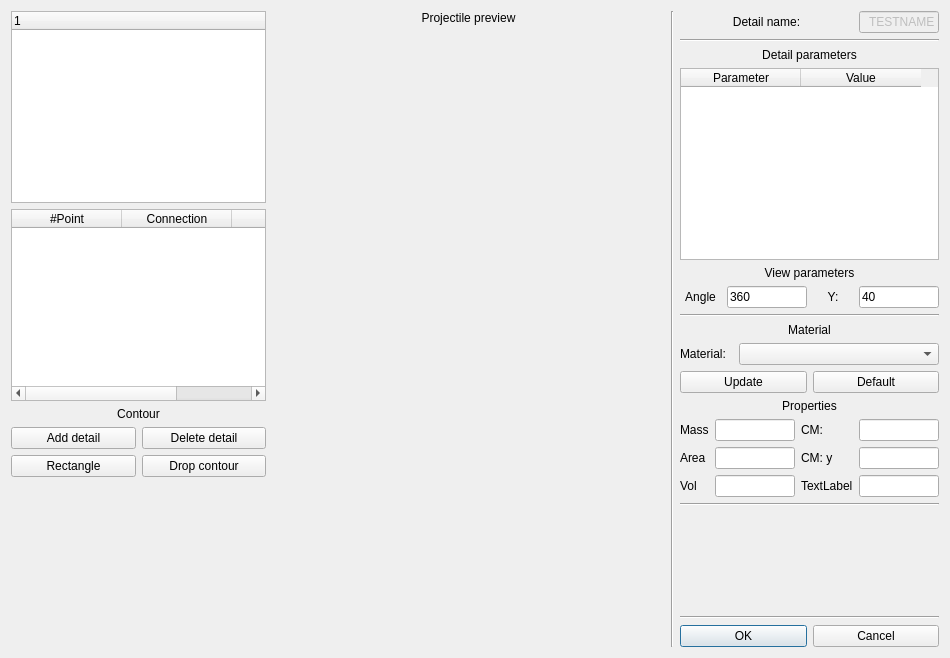
<?xml version="1.0" encoding="UTF-8"?>
<ui version="4.0">
 <class>wid_addproj</class>
 <widget class="QWidget" name="wid_addproj">
  <property name="geometry">
   <rect>
    <x>0</x>
    <y>0</y>
    <width>950</width>
    <height>658</height>
   </rect>
  </property>
  <property name="minimumSize">
   <size>
    <width>950</width>
    <height>0</height>
   </size>
  </property>
  <property name="windowTitle">
   <string>Projectile Assembly</string>
  </property>
  <layout class="QHBoxLayout" name="horizontalLayout">
   <item>
    <layout class="QVBoxLayout" name="verticalLayout">
     <item>
      <widget class="QTreeWidget" name="tre_details">
       <property name="sizePolicy">
        <sizepolicy hsizetype="Minimum" vsizetype="Minimum">
         <horstretch>0</horstretch>
         <verstretch>0</verstretch>
        </sizepolicy>
       </property>
       <property name="minimumSize">
        <size>
         <width>255</width>
         <height>0</height>
        </size>
       </property>
       <property name="maximumSize">
        <size>
         <width>255</width>
         <height>16777215</height>
        </size>
       </property>
       <column>
        <property name="text">
         <string notr="true">1</string>
        </property>
       </column>
      </widget>
     </item>
     <item>
      <widget class="QTableWidget" name="tbl_points">
       <property name="sizePolicy">
        <sizepolicy hsizetype="Minimum" vsizetype="Expanding">
         <horstretch>0</horstretch>
         <verstretch>0</verstretch>
        </sizepolicy>
       </property>
       <property name="minimumSize">
        <size>
         <width>255</width>
         <height>0</height>
        </size>
       </property>
       <property name="maximumSize">
        <size>
         <width>255</width>
         <height>16777215</height>
        </size>
       </property>
       <attribute name="horizontalHeaderDefaultSectionSize">
        <number>110</number>
       </attribute>
       <column>
        <property name="text">
         <string>#Point</string>
        </property>
        <property name="textAlignment">
         <set>AlignHCenter|AlignVCenter|AlignCenter</set>
        </property>
       </column>
       <column>
        <property name="text">
         <string>Connection</string>
        </property>
        <property name="textAlignment">
         <set>AlignHCenter|AlignVCenter|AlignCenter</set>
        </property>
       </column>
       <column>
        <property name="text">
         <string>PID</string>
        </property>
        <property name="textAlignment">
         <set>AlignHCenter|AlignVCenter|AlignCenter</set>
        </property>
       </column>
      </widget>
     </item>
     <item>
      <widget class="QLabel" name="label_7">
       <property name="text">
        <string>Contour</string>
       </property>
       <property name="alignment">
        <set>Qt::AlignCenter</set>
       </property>
      </widget>
     </item>
     <item>
      <layout class="QHBoxLayout" name="horizontalLayout_5">
       <item>
        <widget class="QPushButton" name="btn_adddetail">
         <property name="text">
          <string>Add detail</string>
         </property>
        </widget>
       </item>
       <item>
        <widget class="QPushButton" name="btn_deldetail">
         <property name="text">
          <string>Delete detail</string>
         </property>
        </widget>
       </item>
      </layout>
     </item>
     <item>
      <layout class="QHBoxLayout" name="horizontalLayout_9">
       <item>
        <widget class="QPushButton" name="btn_rectangle">
         <property name="text">
          <string>Rectangle</string>
         </property>
        </widget>
       </item>
       <item>
        <widget class="QPushButton" name="btn_dropcont">
         <property name="text">
          <string>Drop contour</string>
         </property>
        </widget>
       </item>
      </layout>
     </item>
     <item>
      <spacer name="verticalSpacer_2">
       <property name="orientation">
        <enum>Qt::Vertical</enum>
       </property>
       <property name="sizeHint" stdset="0">
        <size>
         <width>20</width>
         <height>40</height>
        </size>
       </property>
      </spacer>
     </item>
    </layout>
   </item>
   <item>
    <layout class="QVBoxLayout" name="lay_gl">
     <item>
      <widget class="QLabel" name="lbl_gl">
       <property name="sizePolicy">
        <sizepolicy hsizetype="Preferred" vsizetype="Minimum">
         <horstretch>0</horstretch>
         <verstretch>0</verstretch>
        </sizepolicy>
       </property>
       <property name="text">
        <string>Projectile preview</string>
       </property>
       <property name="alignment">
        <set>Qt::AlignCenter</set>
       </property>
      </widget>
     </item>
     <item>
      <widget class="QWidget" name="glbox" native="true">
       <property name="sizePolicy">
        <sizepolicy hsizetype="Expanding" vsizetype="Expanding">
         <horstretch>0</horstretch>
         <verstretch>0</verstretch>
        </sizepolicy>
       </property>
       <property name="minimumSize">
        <size>
         <width>300</width>
         <height>300</height>
        </size>
       </property>
      </widget>
     </item>
    </layout>
   </item>
   <item>
    <widget class="Line" name="line_4">
     <property name="orientation">
      <enum>Qt::Vertical</enum>
     </property>
    </widget>
   </item>
   <item>
    <layout class="QVBoxLayout" name="rightBox">
     <item>
      <layout class="QHBoxLayout" name="lay_name">
       <item>
        <widget class="QLabel" name="lbl_name">
         <property name="text">
          <string>Detail name:</string>
         </property>
         <property name="alignment">
          <set>Qt::AlignCenter</set>
         </property>
        </widget>
       </item>
       <item>
        <widget class="QLineEdit" name="ln_name">
         <property name="enabled">
          <bool>false</bool>
         </property>
         <property name="sizePolicy">
          <sizepolicy hsizetype="Minimum" vsizetype="Fixed">
           <horstretch>0</horstretch>
           <verstretch>0</verstretch>
          </sizepolicy>
         </property>
         <property name="maximumSize">
          <size>
           <width>80</width>
           <height>16777215</height>
          </size>
         </property>
         <property name="text">
          <string>TESTNAME</string>
         </property>
         <property name="alignment">
          <set>Qt::AlignRight|Qt::AlignTrailing|Qt::AlignVCenter</set>
         </property>
        </widget>
       </item>
      </layout>
     </item>
     <item>
      <widget class="Line" name="line">
       <property name="orientation">
        <enum>Qt::Horizontal</enum>
       </property>
      </widget>
     </item>
     <item>
      <widget class="QLabel" name="label_2">
       <property name="text">
        <string>Detail parameters</string>
       </property>
       <property name="alignment">
        <set>Qt::AlignCenter</set>
       </property>
      </widget>
     </item>
     <item>
      <widget class="QTableWidget" name="tbl_params">
       <property name="sizePolicy">
        <sizepolicy hsizetype="Minimum" vsizetype="Expanding">
         <horstretch>0</horstretch>
         <verstretch>0</verstretch>
        </sizepolicy>
       </property>
       <attribute name="horizontalHeaderDefaultSectionSize">
        <number>120</number>
       </attribute>
       <column>
        <property name="text">
         <string>Parameter</string>
        </property>
        <property name="textAlignment">
         <set>AlignHCenter|AlignVCenter|AlignCenter</set>
        </property>
       </column>
       <column>
        <property name="text">
         <string>Value</string>
        </property>
        <property name="textAlignment">
         <set>AlignHCenter|AlignVCenter|AlignCenter</set>
        </property>
       </column>
      </widget>
     </item>
     <item>
      <widget class="QLabel" name="label_8">
       <property name="text">
        <string>View parameters</string>
       </property>
       <property name="alignment">
        <set>Qt::AlignCenter</set>
       </property>
      </widget>
     </item>
     <item>
      <layout class="QHBoxLayout" name="horizontalLayout_3">
       <item>
        <widget class="QLabel" name="label_10">
         <property name="text">
          <string>Angle</string>
         </property>
         <property name="alignment">
          <set>Qt::AlignCenter</set>
         </property>
        </widget>
       </item>
       <item>
        <widget class="QLineEdit" name="ln_angle">
         <property name="sizePolicy">
          <sizepolicy hsizetype="Minimum" vsizetype="Fixed">
           <horstretch>0</horstretch>
           <verstretch>0</verstretch>
          </sizepolicy>
         </property>
         <property name="maximumSize">
          <size>
           <width>80</width>
           <height>16777215</height>
          </size>
         </property>
         <property name="text">
          <string>360</string>
         </property>
        </widget>
       </item>
       <item>
        <widget class="QLabel" name="label_11">
         <property name="text">
          <string>Y:</string>
         </property>
         <property name="alignment">
          <set>Qt::AlignCenter</set>
         </property>
        </widget>
       </item>
       <item>
        <widget class="QLineEdit" name="ln_dy">
         <property name="sizePolicy">
          <sizepolicy hsizetype="Minimum" vsizetype="Fixed">
           <horstretch>0</horstretch>
           <verstretch>0</verstretch>
          </sizepolicy>
         </property>
         <property name="maximumSize">
          <size>
           <width>80</width>
           <height>16777215</height>
          </size>
         </property>
         <property name="text">
          <string>40</string>
         </property>
        </widget>
       </item>
      </layout>
     </item>
     <item>
      <widget class="Line" name="line_5">
       <property name="orientation">
        <enum>Qt::Horizontal</enum>
       </property>
      </widget>
     </item>
     <item>
      <widget class="QLabel" name="lbl_set">
       <property name="sizePolicy">
        <sizepolicy hsizetype="Minimum" vsizetype="Preferred">
         <horstretch>0</horstretch>
         <verstretch>0</verstretch>
        </sizepolicy>
       </property>
       <property name="text">
        <string>Material</string>
       </property>
       <property name="alignment">
        <set>Qt::AlignCenter</set>
       </property>
      </widget>
     </item>
     <item>
      <layout class="QHBoxLayout" name="lay_material">
       <item>
        <widget class="QLabel" name="lbl_material">
         <property name="sizePolicy">
          <sizepolicy hsizetype="Minimum" vsizetype="Preferred">
           <horstretch>0</horstretch>
           <verstretch>0</verstretch>
          </sizepolicy>
         </property>
         <property name="text">
          <string>Material:</string>
         </property>
        </widget>
       </item>
       <item>
        <widget class="QComboBox" name="cmb_material">
         <property name="sizePolicy">
          <sizepolicy hsizetype="Fixed" vsizetype="Fixed">
           <horstretch>0</horstretch>
           <verstretch>0</verstretch>
          </sizepolicy>
         </property>
         <property name="minimumSize">
          <size>
           <width>200</width>
           <height>0</height>
          </size>
         </property>
         <property name="maximumSize">
          <size>
           <width>200</width>
           <height>16777215</height>
          </size>
         </property>
        </widget>
       </item>
      </layout>
     </item>
     <item>
      <layout class="QHBoxLayout" name="horizontalLayout_8">
       <item>
        <widget class="QPushButton" name="btn_update">
         <property name="text">
          <string>Update</string>
         </property>
        </widget>
       </item>
       <item>
        <widget class="QPushButton" name="btn_default">
         <property name="text">
          <string>Default</string>
         </property>
        </widget>
       </item>
      </layout>
     </item>
     <item>
      <widget class="QLabel" name="label_12">
       <property name="text">
        <string>Properties</string>
       </property>
       <property name="alignment">
        <set>Qt::AlignCenter</set>
       </property>
      </widget>
     </item>
     <item>
      <layout class="QGridLayout" name="gridLayout">
       <item row="0" column="0">
        <widget class="QLabel" name="label">
         <property name="text">
          <string>Mass</string>
         </property>
        </widget>
       </item>
       <item row="0" column="1">
        <widget class="QLineEdit" name="lineEdit">
         <property name="sizePolicy">
          <sizepolicy hsizetype="Minimum" vsizetype="Fixed">
           <horstretch>0</horstretch>
           <verstretch>0</verstretch>
          </sizepolicy>
         </property>
         <property name="maximumSize">
          <size>
           <width>80</width>
           <height>16777215</height>
          </size>
         </property>
        </widget>
       </item>
       <item row="0" column="2">
        <widget class="QLabel" name="label_5">
         <property name="text">
          <string>CM:</string>
         </property>
        </widget>
       </item>
       <item row="1" column="0">
        <widget class="QLabel" name="label_3">
         <property name="text">
          <string>Area</string>
         </property>
        </widget>
       </item>
       <item row="2" column="0">
        <widget class="QLabel" name="label_4">
         <property name="text">
          <string>Vol</string>
         </property>
        </widget>
       </item>
       <item row="2" column="2">
        <widget class="QLabel" name="label_9">
         <property name="text">
          <string>TextLabel</string>
         </property>
        </widget>
       </item>
       <item row="2" column="1">
        <widget class="QLineEdit" name="lineEdit_3">
         <property name="sizePolicy">
          <sizepolicy hsizetype="Minimum" vsizetype="Fixed">
           <horstretch>0</horstretch>
           <verstretch>0</verstretch>
          </sizepolicy>
         </property>
         <property name="maximumSize">
          <size>
           <width>80</width>
           <height>16777215</height>
          </size>
         </property>
        </widget>
       </item>
       <item row="1" column="1">
        <widget class="QLineEdit" name="lineEdit_2">
         <property name="sizePolicy">
          <sizepolicy hsizetype="Minimum" vsizetype="Fixed">
           <horstretch>0</horstretch>
           <verstretch>0</verstretch>
          </sizepolicy>
         </property>
         <property name="maximumSize">
          <size>
           <width>80</width>
           <height>16777215</height>
          </size>
         </property>
        </widget>
       </item>
       <item row="1" column="2">
        <widget class="QLabel" name="label_6">
         <property name="text">
          <string>CM: y</string>
         </property>
        </widget>
       </item>
       <item row="0" column="3">
        <widget class="QLineEdit" name="lineEdit_4">
         <property name="sizePolicy">
          <sizepolicy hsizetype="Minimum" vsizetype="Fixed">
           <horstretch>0</horstretch>
           <verstretch>0</verstretch>
          </sizepolicy>
         </property>
         <property name="maximumSize">
          <size>
           <width>80</width>
           <height>16777215</height>
          </size>
         </property>
        </widget>
       </item>
       <item row="1" column="3">
        <widget class="QLineEdit" name="lineEdit_5">
         <property name="sizePolicy">
          <sizepolicy hsizetype="Minimum" vsizetype="Fixed">
           <horstretch>0</horstretch>
           <verstretch>0</verstretch>
          </sizepolicy>
         </property>
         <property name="maximumSize">
          <size>
           <width>80</width>
           <height>16777215</height>
          </size>
         </property>
        </widget>
       </item>
       <item row="2" column="3">
        <widget class="QLineEdit" name="lineEdit_6">
         <property name="sizePolicy">
          <sizepolicy hsizetype="Minimum" vsizetype="Fixed">
           <horstretch>0</horstretch>
           <verstretch>0</verstretch>
          </sizepolicy>
         </property>
         <property name="maximumSize">
          <size>
           <width>80</width>
           <height>16777215</height>
          </size>
         </property>
        </widget>
       </item>
      </layout>
     </item>
     <item>
      <widget class="Line" name="line_2">
       <property name="orientation">
        <enum>Qt::Horizontal</enum>
       </property>
      </widget>
     </item>
     <item>
      <spacer name="verticalSpacer">
       <property name="orientation">
        <enum>Qt::Vertical</enum>
       </property>
       <property name="sizeHint" stdset="0">
        <size>
         <width>20</width>
         <height>40</height>
        </size>
       </property>
      </spacer>
     </item>
     <item>
      <widget class="Line" name="line_3">
       <property name="orientation">
        <enum>Qt::Horizontal</enum>
       </property>
      </widget>
     </item>
     <item>
      <layout class="QHBoxLayout" name="lay_btns">
       <item>
        <widget class="QPushButton" name="btn_ok">
         <property name="focusPolicy">
          <enum>Qt::StrongFocus</enum>
         </property>
         <property name="text">
          <string>OK</string>
         </property>
         <property name="default">
          <bool>true</bool>
         </property>
        </widget>
       </item>
       <item>
        <widget class="QPushButton" name="btn_cancel">
         <property name="text">
          <string>Cancel</string>
         </property>
        </widget>
       </item>
      </layout>
     </item>
    </layout>
   </item>
  </layout>
 </widget>
 <resources>
  <include location="Resourses/res.qrc"/>
 </resources>
 <connections/>
</ui>
